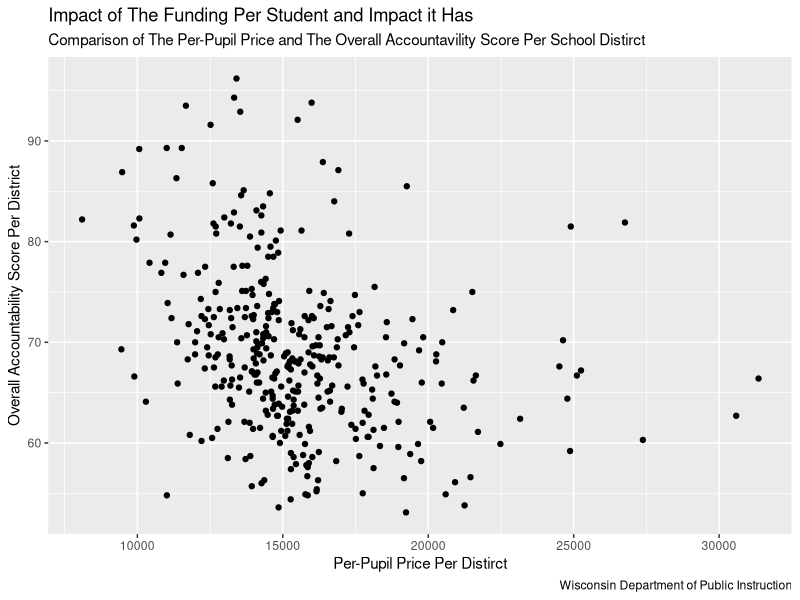
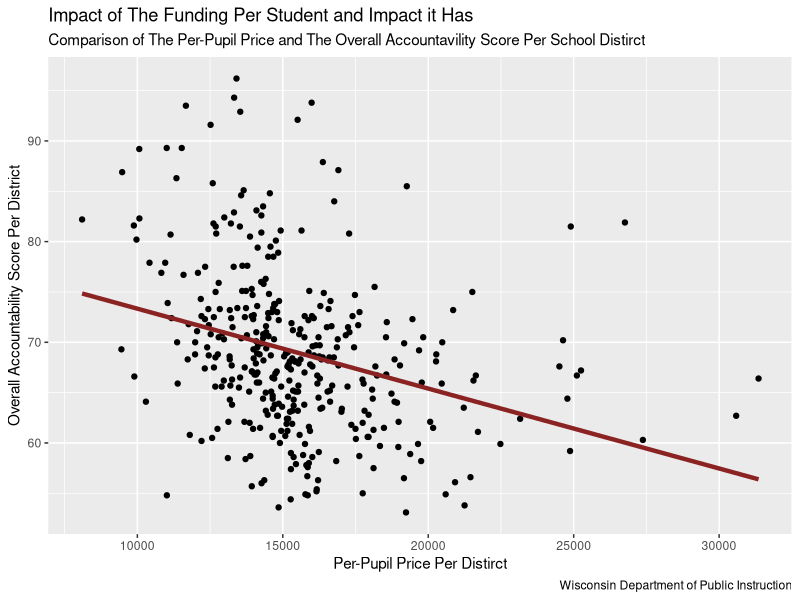

The R script that drew these images, in order:
## ---- chunk 1
library(tidyverse)
library(dplyr)
## ---- chunk 2
library(readxl)
X2023_2024_district_report_card <- read_excel("2023-2024_district_report_card.xlsx")
head(X2023_2024_district_report_card)

library(readxl)
cmpcst24_1_ <- read_excel("cmpcst24 (1).xlsx")
head(cmpcst24_1_)
## ---- chunk 3
report_card <- X2023_2024_district_report_card 

report_card <- report_card |>
  select("District Name", "Overall Accountability Score", "Overall Accountability Rating",
         "Grade Band for Comparison", "District Enrollment") 

report_card
## ---- chunk 4
tcec_per_district <- cmpcst24_1_

tcec_per_district <- tcec_per_district |>
  select("...5", "...6")

tcec_per_district
## ---- chunk 5
tcec_per_district <- tcec_per_district |>
  rename(
    `District Name` = `...5`,
    `TCEC` = `...6`) 

tcec_per_district
## ---- chunk 6
tcec_per_district <- tcec_per_district |>
  filter(
  `District Name` != " ", `District Name`!= "NAME", `District Name` != "18310.044339754681", 
  `District Name` != "Statewide Total")
  
tcec_per_district
## ---- chunk 7
school_district <- tcec_per_district |>
  inner_join(report_card)

school_district
## ---- chunk 8
school_district <- school_district |>
  mutate(
    "TCEC" = as.numeric(`TCEC`),
    "Overall Accountability Score" = as.numeric(`Overall Accountability Score`))
## ---- chunk 9
school_district <- school_district |>
    mutate(
      "Per-Pupil Price" = `TCEC` / `District Enrollment`
      )
    
school_district
## ---- chunk 10
school_district_graph <- school_district |>
  ggplot(aes(x = `Per-Pupil Price`,
             y = `Overall Accountability Score`)) + 
  geom_point() +
  labs(
    title = "Impact of The Funding Per Student and Impact it Has",
    subtitle = "Comparison of The Per-Pupil Price and The Overall Accountavility Score Per School Distirct",
    x = "Per-Pupil Price Per Distirct",
    y = "Overall Accountability Score Per District",
    caption = "Wisconsin Department of Public Instruction"
  )

plot(school_district_graph)
## ---- chunk 11
mean_tcec_by_category <- school_district |>
  group_by(`Overall Accountability Rating`) |>
  summarize(
    `Mean of Per-Pupil TCEC` = mean(`Per-Pupil Price`, na.rm = TRUE),
    `Number` = n()) |>
  knitr::kable(digits = 2)
mean_tcec_by_category
## ---- chunk 12
school_district_graph +
  geom_smooth(method = "lm", se = FALSE, color = "brown4", size = 1.5)
## ---- chunk 13
tcec_reg <- lm(`Overall Accountability Score` ~ `Per-Pupil Price` , data = school_district)
tcec_reg
